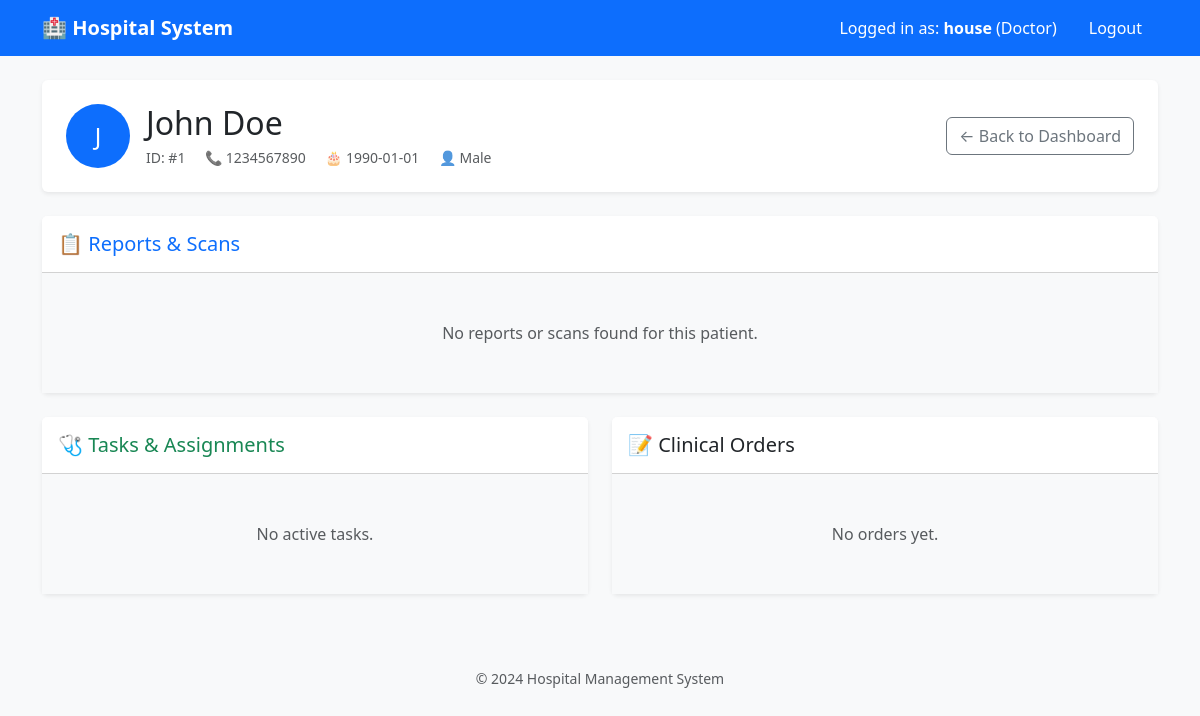
/doctor/patient/1 (signed in), run on the app's committed database.
### tables this page shows
CREATE TABLE patients (
  id INTEGER PRIMARY KEY AUTOINCREMENT,
  name TEXT NOT NULL,
  username TEXT NOT NULL UNIQUE,
  password_hash TEXT NOT NULL,
  phone TEXT,
  dob TEXT,
  gender TEXT,
  created_at TEXT NOT NULL DEFAULT (datetime('now'))
);

### app.py (the view)
@app.get("/doctor/patient/<int:patient_id>")
def doctor_view_patient(patient_id):
    r = require_staff_role("doctor")
    if r: return r
    conn = db()
    patient = conn.execute("SELECT * FROM patients WHERE id=?", (patient_id,)).fetchone()
    if not patient:
        conn.close()
        flash("Patient not found")
        return redirect(url_for("doctor_dashboard"))
    orders = conn.execute("""
        SELECT o.*, d.name AS doctor_name
        FROM orders o
        JOIN staff d ON d.id=o.doctor_id
        WHERE o.patient_id=?
        ORDER BY o.id DESC
        LIMIT 300
    """, (patient_id,)).fetchall()
    assignments = conn.execute("""
        SELECT a.*, d.name AS doctor_name, s.name AS assignee_name, s.role AS assignee_role
        FROM assignments a
        JOIN staff d ON d.id=a.doctor_id
        JOIN staff s ON s.id=a.assignee_staff_id
        WHERE a.patient_id=?
        ORDER BY a.id DESC
        LIMIT 300
    """, (patient_id,)).fetchall()
    reports = conn.execute("""
        SELECT r.*, s.name AS staff_name, s.role AS staff_role
        FROM reports r
        JOIN staff s ON s.id=r.created_by_staff_id
        WHERE r.patient_id=?
        ORDER BY r.id DESC
        LIMIT 300
    """, (patient_id,)).fetchall()
    conn.close()
    return render_template(
        "patient_history.html",
        title="Patient History",
        patient=patient,
        orders=orders,
        assignments=assignments,
        reports=reports,
    )

### app.py (called while the page is built)
def db():
    conn = sqlite3.connect(DB_PATH)
    conn.row_factory = sqlite3.Row
    conn.execute("PRAGMA foreign_keys = ON;")
    return conn

def require_staff_role(role: str):
    if session.get("role") != role:
        if session.get("role") == "admin":
            return None # Admins can access staff routes
        return redirect(url_for("home"))
    return None

### templates/patient_history.html
{% extends "base.html" %}
{% block content %}
<div class="card mb-4 border-0 shadow-sm">
    <div class="card-body p-4">
        <div class="d-flex align-items-center justify-content-between">
            <div class="d-flex align-items-center">
                <div class="bg-primary text-white rounded-circle d-flex align-items-center justify-content-center me-3" style="width: 64px; height: 64px; font-size: 24px;">
                    {{ patient.name[0] | upper }}
                </div>
                <div>
                    <h2 class="mb-1">{{ patient.name }}</h2>
                    <div class="text-muted small">
                        <span class="me-3">ID: #{{ patient.id }}</span>
                        {% if patient.phone %}<span class="me-3">📞 {{ patient.phone }}</span>{% endif %}
                        {% if patient.dob %}<span class="me-3">🎂 {{ patient.dob }}</span>{% endif %}
                        {% if patient.gender %}<span class="me-3">👤 {{ patient.gender }}</span>{% endif %}
                    </div>
                </div>
            </div>
            <a href="{{ url_for('doctor_dashboard') }}" class="btn btn-outline-secondary">← Back to Dashboard</a>
        </div>
    </div>
</div>
<div class="row g-4">
    <div class="col-12">
        <div class="card shadow-sm h-100">
            <div class="card-header bg-white py-3">
                <h5 class="mb-0 text-primary">📋 Reports & Scans</h5>
            </div>
            <div class="card-body p-0">
                {% if reports %}
                <div class="table-responsive">
                    <table class="table table-hover align-middle mb-0">
                        <thead class="table-light">
                            <tr>
                                <th>Date</th>
                                <th>Type</th>
                                <th>Details</th>
                                <th>Added By</th>
                                <th>Attachment</th>
                            </tr>
                        </thead>
                        <tbody>
                            {% for r in reports %}
                            <tr>
                                <td class="text-muted">{{ r.created_at.split(' ')[0] }}</td>
                                <td><span class="badge bg-info text-dark">{{ r.report_type }}</span></td>
                                <td>{{ r.report_text or "" }}</td>
                                <td>{{ r.staff_name }} ({{ r.staff_role|capitalize }})</td>
                                <td>
                                    {% if r.image_filename %}
                                        <a class="btn btn-sm btn-outline-primary" href="{{ url_for('uploads', filename=r.image_filename) }}" target="_blank">
                                            View File
                                        </a>
                                    {% else %}
                                        <span class="text-muted">-</span>
                                    {% endif %}
                                </td>
                            </tr>
                            {% endfor %}
                        </tbody>
                    </table>
                </div>
                {% else %}
                    <div class="text-center py-5 text-muted bg-light">
                        <p class="mb-0">No reports or scans found for this patient.</p>
                    </div>
                {% endif %}
            </div>
        </div>
    </div>
    <div class="col-md-6">
        <div class="card shadow-sm h-100">
             <div class="card-header bg-white py-3">
                <h5 class="mb-0 text-success">🩺 Tasks & Assignments</h5>
            </div>
            <div class="card-body p-0">
                {% if assignments %}
                <div class="table-responsive">
                    <table class="table table-hover align-middle mb-0">
                        <thead class="table-light"><tr><th>Task</th><th>Assignee</th><th>Status</th></tr></thead>
                        <tbody>
                            {% for a in assignments %}
                            <tr>
                                <td>
                                    <div class="fw-bold">{{ a.task_type }}</div>
                                    <div class="text-muted small">{{ a.created_at.split(' ')[0] }}</div>
                                </td>
                                <td>{{ a.assignee_name }}<br><span class="text-muted small">{{ a.assignee_role|capitalize }}</span></td>
                                <td>
                                    <span class="badge bg-{{ 'success' if a.status == 'Completed' else 'warning' if a.status == 'In Progress' else 'secondary' }}">
                                        {{ a.status }}
                                    </span>
                                </td>
                            </tr>
                            {% endfor %}
                        </tbody>
                    </table>
                </div>
                {% else %}
                    <div class="text-center py-5 text-muted bg-light">No active tasks.</div>
                {% endif %}
            </div>
        </div>
    </div>
    <div class="col-md-6">
        <div class="card shadow-sm h-100">
             <div class="card-header bg-white py-3">
                <h5 class="mb-0 text-warning text-dark">📝 Clinical Orders</h5>
            </div>
            <div class="card-body p-0">
                {% if orders %}
                <div class="table-responsive">
                    <table class="table table-hover align-middle mb-0">
                        <thead class="table-light"><tr><th>Order</th><th>Doctor</th><th>Notes</th></tr></thead>
                        <tbody>
                            {% for o in orders %}
                            <tr>
                                <td>
                                    <div class="fw-bold">{{ o.order_type }}</div>
                                    <div class="text-muted small">{{ o.created_at.split(' ')[0] }}</div>
                                </td>
                                <td>{{ o.doctor_name }}</td>
                                <td>{{ o.notes or "-" }}</td>
                            </tr>
                            {% endfor %}
                        </tbody>
                    </table>
                </div>
                {% else %}
                    <div class="text-center py-5 text-muted bg-light">No orders yet.</div>
                {% endif %}
            </div>
        </div>
    </div>
</div>
{% endblock %}

### templates/base.html (style rules this page uses)
body { background-color: #f8f9fa; }
.card { box-shadow: 0 4px 6px rgba(0,0,0,0.1); border: none; }

### data on the page
patients: name "J", name "John Doe", id "1", phone "1234567890", dob "1990-01-01", gender "Male"

### other printed values
{{ session.get('username') }} "house"
{{ session.get('role')|capitalize }} "Doctor"
{{ 2024 }} "2024"
